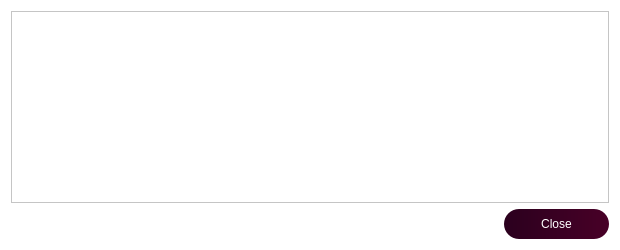
<?xml version="1.0" encoding="UTF-8"?>
<ui version="4.0">
 <class>TransactionDescDialog</class>
 <widget class="QDialog" name="TransactionDescDialog">
  <property name="geometry">
   <rect>
    <x>0</x>
    <y>0</y>
    <width>620</width>
    <height>250</height>
   </rect>
  </property>
  <property name="windowTitle">
   <string notr="true">Transaction details</string>
  </property>
  <property name="styleSheet">
   <string notr="true">background-color:white;</string>
  </property>
  <layout class="QVBoxLayout" name="verticalLayout">
   <item>
    <widget class="QTextEdit" name="detailText">
     <property name="toolTip">
      <string>This pane shows a detailed description of the transaction</string>
     </property>
     <property name="readOnly">
      <bool>true</bool>
     </property>
    </widget>
   </item>
   <item>
    <widget class="QDialogButtonBox" name="buttonBox">
     <property name="styleSheet">
      <string notr="true">background: QLinearGradient(x1: 0, y1: 0, x2: 1, y2: 0, stop: 0 #2b001e, stop: 1 #480027);
color: white;
border-radius:15px;
height:30px;
width:105px;</string>
     </property>
     <property name="orientation">
      <enum>Qt::Horizontal</enum>
     </property>
     <property name="standardButtons">
      <set>QDialogButtonBox::Close</set>
     </property>
    </widget>
   </item>
  </layout>
 </widget>
 <resources/>
 <connections>
  <connection>
   <sender>buttonBox</sender>
   <signal>accepted()</signal>
   <receiver>TransactionDescDialog</receiver>
   <slot>accept()</slot>
   <hints>
    <hint type="sourcelabel">
     <x>20</x>
     <y>20</y>
    </hint>
    <hint type="destinationlabel">
     <x>20</x>
     <y>20</y>
    </hint>
   </hints>
  </connection>
  <connection>
   <sender>buttonBox</sender>
   <signal>rejected()</signal>
   <receiver>TransactionDescDialog</receiver>
   <slot>reject()</slot>
   <hints>
    <hint type="sourcelabel">
     <x>20</x>
     <y>20</y>
    </hint>
    <hint type="destinationlabel">
     <x>20</x>
     <y>20</y>
    </hint>
   </hints>
  </connection>
 </connections>
</ui>
